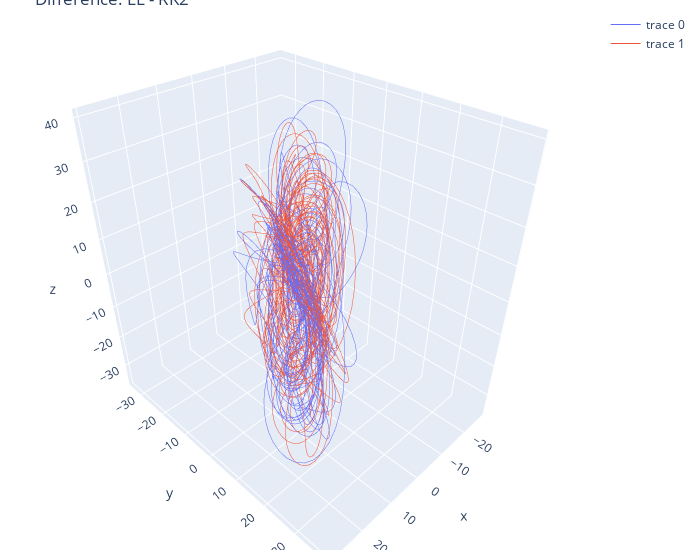

The code cell stored with this chart in its notebook:
### Code cell
# 3D plot of the difference between EE and RK2 trajectories
fig = go.Figure()
for particle_id in range(len(ds_ee.trajectory)):
    ee_particle_id = ds_ee.trajectory[particle_id]
    rk2_particle_id = ds_rk2.trajectory[particle_id]
    fig.add_trace(go.Scatter3d(
        x=ds_ee.lon.sel(trajectory=ee_particle_id) - ds_rk2.lon.sel(trajectory=rk2_particle_id),
        y=ds_ee.lat.sel(trajectory=ee_particle_id) - ds_rk2.lat.sel(trajectory=rk2_particle_id),
        z=ds_ee.z.sel(trajectory=ee_particle_id) - ds_rk2.z.sel(trajectory=rk2_particle_id),
        mode='lines',
        line=dict(width=1)
    ))
fig.update_layout(scene = dict(xaxis_title='x', yaxis_title='y', zaxis_title='z'),
                  width=700,
                  margin=dict(r=20, b=10, l=10, t=10),
                  title='Difference: EE - RK2')
fig.show()

### Figure 1 — Plotly figure (JSON) as saved in the notebook; plotly's stock layout.template omitted (floating-point values rounded to 4 significant figures; data arrays with more than 128 entries replaced by an {"elided": "..."} marker saying what was removed)
{"data": [{"line": {"width": 1}, "mode": "lines", "type": "scatter3d", "x": {"elided": "5000 float values"}, "y": {"elided": "5000 float values"}, "z": {"elided": "5000 float values"}}, {"line": {"width": 1}, "mode": "lines", "type": "scatter3d", "x": {"elided": "5000 float values"}, "y": {"elided": "5000 float values"}, "z": {"elided": "5000 float values"}}], "layout": {"margin": {"b": 10, "l": 10, "r": 20, "t": 10}, "scene": {"xaxis": {"title": {"text": "x"}}, "yaxis": {"title": {"text": "y"}}, "zaxis": {"title": {"text": "z"}}}, "title": {"text": "Difference: EE - RK2"}, "width": 700}}
